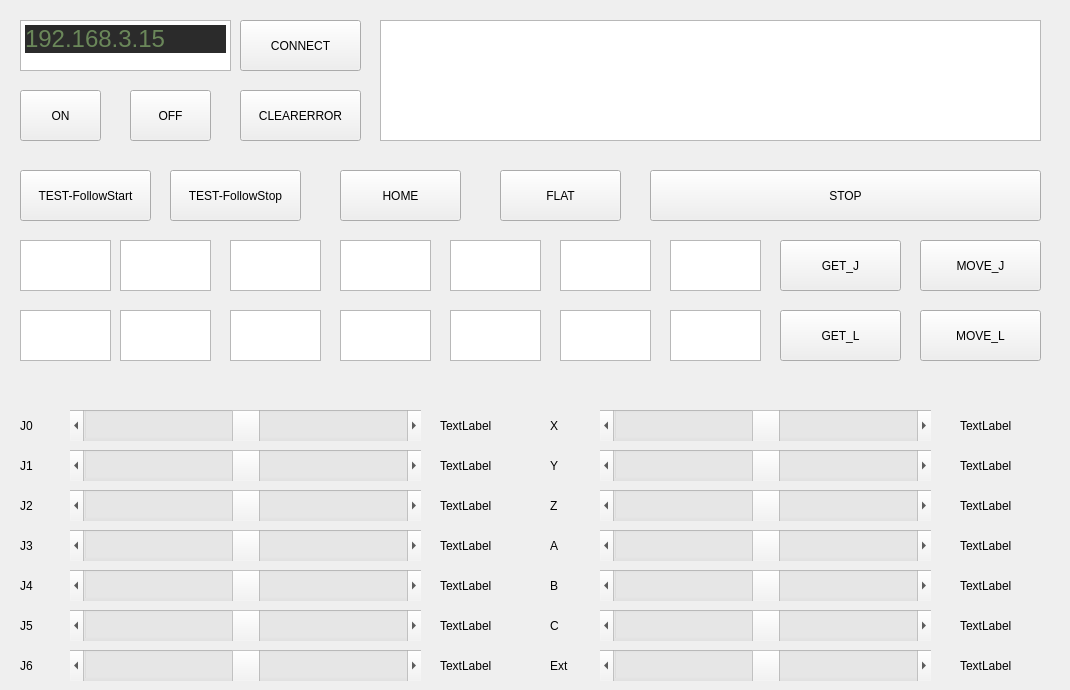
    <widget class="QWidget" name="tab">
     <attribute name="title">
      <string>Robot1</string>
     </attribute>
     <widget class="QLabel" name="label_J0_10">
      <property name="geometry">
       <rect>
        <x>20</x>
        <y>650</y>
        <width>41</width>
        <height>31</height>
       </rect>
      </property>
      <property name="text">
       <string>J6</string>
      </property>
     </widget>
     <widget class="QPushButton" name="pushButton_getJ">
      <property name="geometry">
       <rect>
        <x>780</x>
        <y>240</y>
        <width>121</width>
        <height>51</height>
       </rect>
      </property>
      <property name="text">
       <string>GET_J</string>
      </property>
     </widget>
     <widget class="QPushButton" name="pushButtonFollowStop">
      <property name="geometry">
       <rect>
        <x>170</x>
        <y>170</y>
        <width>131</width>
        <height>51</height>
       </rect>
      </property>
      <property name="text">
       <string>TEST-FollowStop</string>
      </property>
     </widget>
     <widget class="QTextEdit" name="txtTCPPosA">
      <property name="geometry">
       <rect>
        <x>340</x>
        <y>310</y>
        <width>91</width>
        <height>51</height>
       </rect>
      </property>
     </widget>
     <widget class="QTextEdit" name="txtTCPPosC">
      <property name="geometry">
       <rect>
        <x>560</x>
        <y>310</y>
        <width>91</width>
        <height>51</height>
       </rect>
      </property>
     </widget>
     <widget class="QLabel" name="label_J4">
      <property name="geometry">
       <rect>
        <x>440</x>
        <y>570</y>
        <width>101</width>
        <height>31</height>
       </rect>
      </property>
      <property name="text">
       <string>TextLabel</string>
      </property>
     </widget>
     <widget class="QLabel" name="label_C">
      <property name="geometry">
       <rect>
        <x>960</x>
        <y>610</y>
        <width>101</width>
        <height>31</height>
       </rect>
      </property>
      <property name="text">
       <string>TextLabel</string>
      </property>
     </widget>
     <widget class="QLabel" name="label_J0_3">
      <property name="geometry">
       <rect>
        <x>20</x>
        <y>450</y>
        <width>41</width>
        <height>31</height>
       </rect>
      </property>
      <property name="text">
       <string>J1</string>
      </property>
     </widget>
     <widget class="QPushButton" name="pushButton_moveL">
      <property name="geometry">
       <rect>
        <x>920</x>
        <y>310</y>
        <width>121</width>
        <height>51</height>
       </rect>
      </property>
      <property name="text">
       <string>MOVE_L</string>
      </property>
     </widget>
     <widget class="QLabel" name="label_J1">
      <property name="geometry">
       <rect>
        <x>440</x>
        <y>450</y>
        <width>101</width>
        <height>31</height>
       </rect>
      </property>
      <property name="text">
       <string>TextLabel</string>
      </property>
     </widget>
     <widget class="QLabel" name="label_A">
      <property name="geometry">
       <rect>
        <x>960</x>
        <y>530</y>
        <width>101</width>
        <height>31</height>
       </rect>
      </property>
      <property name="text">
       <string>TextLabel</string>
      </property>
     </widget>
     <widget class="QPushButton" name="pushButtonCLEARERROR">
      <property name="geometry">
       <rect>
        <x>240</x>
        <y>90</y>
        <width>121</width>
        <height>51</height>
       </rect>
      </property>
      <property name="text">
       <string>CLEARERROR</string>
      </property>
     </widget>
     <widget class="QTextEdit" name="txtTCPPosY">
      <property name="geometry">
       <rect>
        <x>120</x>
        <y>310</y>
        <width>91</width>
        <height>51</height>
       </rect>
      </property>
     </widget>
     <widget class="QPushButton" name="pushButton_moveJ">
      <property name="geometry">
       <rect>
        <x>920</x>
        <y>240</y>
        <width>121</width>
        <height>51</height>
       </rect>
      </property>
      <property name="text">
       <string>MOVE_J</string>
      </property>
     </widget>
     <widget class="QTextEdit" name="txtJointPos4">
      <property name="geometry">
       <rect>
        <x>450</x>
        <y>240</y>
        <width>91</width>
        <height>51</height>
       </rect>
      </property>
     </widget>
     <widget class="QLabel" name="label_J6">
      <property name="geometry">
       <rect>
        <x>440</x>
        <y>650</y>
        <width>101</width>
        <height>31</height>
       </rect>
      </property>
      <property name="text">
       <string>TextLabel</string>
      </property>
     </widget>
     <widget class="QTextEdit" name="txtJointPos1">
      <property name="geometry">
       <rect>
        <x>120</x>
        <y>240</y>
        <width>91</width>
        <height>51</height>
       </rect>
      </property>
     </widget>
     <widget class="QLabel" name="label_J0_4">
      <property name="geometry">
       <rect>
        <x>20</x>
        <y>490</y>
        <width>41</width>
        <height>31</height>
       </rect>
      </property>
      <property name="text">
       <string>J2</string>
      </property>
     </widget>
     <widget class="QTextEdit" name="txtTCPPosEXT">
      <property name="geometry">
       <rect>
        <x>670</x>
        <y>310</y>
        <width>91</width>
        <height>51</height>
       </rect>
      </property>
     </widget>
     <widget class="QTextEdit" name="textEdit">
      <property name="geometry">
       <rect>
        <x>20</x>
        <y>20</y>
        <width>211</width>
        <height>51</height>
       </rect>
      </property>
      <property name="html">
       <string>&lt;!DOCTYPE HTML PUBLIC &quot;-//W3C//DTD HTML 4.0//EN&quot; &quot;http://www.w3.org/TR/REC-html40/strict.dtd&quot;&gt;
&lt;html&gt;&lt;head&gt;&lt;meta name=&quot;qrichtext&quot; content=&quot;1&quot; /&gt;&lt;style type=&quot;text/css&quot;&gt;
p, li { white-space: pre-wrap; }
&lt;/style&gt;&lt;/head&gt;&lt;body style=&quot; font-family:'Ubuntu'; font-size:11pt; font-weight:400; font-style:normal;&quot;&gt;
&lt;p style=&quot; margin-top:12px; margin-bottom:12px; margin-left:0px; margin-right:0px; -qt-block-indent:0; text-indent:0px; background-color:#2b2b2b;&quot;&gt;&lt;span style=&quot; font-family:'JetBrains Mono,monospace'; font-size:18pt; color:#6a8759;&quot;&gt;192.168.3.15&lt;/span&gt;&lt;/p&gt;&lt;/body&gt;&lt;/html&gt;</string>
      </property>
     </widget>
     <widget class="QPushButton" name="pushButton_getL">
      <property name="geometry">
       <rect>
        <x>780</x>
        <y>310</y>
        <width>121</width>
        <height>51</height>
       </rect>
      </property>
      <property name="text">
       <string>GET_L</string>
      </property>
     </widget>
     <widget class="QPushButton" name="pushButtonON">
      <property name="geometry">
       <rect>
        <x>20</x>
        <y>90</y>
        <width>81</width>
        <height>51</height>
       </rect>
      </property>
      <property name="text">
       <string>ON</string>
      </property>
     </widget>
     <widget class="QLabel" name="label_J0_6">
      <property name="geometry">
       <rect>
        <x>550</x>
        <y>410</y>
        <width>41</width>
        <height>31</height>
       </rect>
      </property>
      <property name="text">
       <string>X</string>
      </property>
     </widget>
     <widget class="QScrollBar" name="horizontalScrollBarTestValueJ2">
      <property name="geometry">
       <rect>
        <x>70</x>
        <y>490</y>
        <width>351</width>
        <height>31</height>
       </rect>
      </property>
      <property name="minimum">
       <number>-180</number>
      </property>
      <property name="maximum">
       <number>180</number>
      </property>
      <property name="orientation">
       <enum>Qt::Horizontal</enum>
      </property>
     </widget>
     <widget class="QScrollBar" name="horizontalScrollBarTestValueJ4">
      <property name="geometry">
       <rect>
        <x>70</x>
        <y>570</y>
        <width>351</width>
        <height>31</height>
       </rect>
      </property>
      <property name="minimum">
       <number>-180</number>
      </property>
      <property name="maximum">
       <number>180</number>
      </property>
      <property name="orientation">
       <enum>Qt::Horizontal</enum>
      </property>
     </widget>
     <widget class="QLabel" name="label_Y">
      <property name="geometry">
       <rect>
        <x>960</x>
        <y>450</y>
        <width>101</width>
        <height>31</height>
       </rect>
      </property>
      <property name="text">
       <string>TextLabel</string>
      </property>
     </widget>
     <widget class="QLabel" name="label_J0_14">
      <property name="geometry">
       <rect>
        <x>550</x>
        <y>650</y>
        <width>41</width>
        <height>31</height>
       </rect>
      </property>
      <property name="text">
       <string>Ext</string>
      </property>
     </widget>
     <widget class="QScrollBar" name="horizontalScrollBarTestValueY">
      <property name="geometry">
       <rect>
        <x>600</x>
        <y>450</y>
        <width>331</width>
        <height>31</height>
       </rect>
      </property>
      <property name="minimum">
       <number>-180</number>
      </property>
      <property name="maximum">
       <number>180</number>
      </property>
      <property name="orientation">
       <enum>Qt::Horizontal</enum>
      </property>
     </widget>
     <widget class="QLabel" name="label_J0_8">
      <property name="geometry">
       <rect>
        <x>20</x>
        <y>570</y>
        <width>41</width>
        <height>31</height>
       </rect>
      </property>
      <property name="text">
       <string>J4</string>
      </property>
     </widget>
     <widget class="QPushButton" name="pushButtonFollowStart">
      <property name="geometry">
       <rect>
        <x>20</x>
        <y>170</y>
        <width>131</width>
        <height>51</height>
       </rect>
      </property>
      <property name="text">
       <string>TEST-FollowStart</string>
      </property>
     </widget>
     <widget class="QTextEdit" name="txtJointPos2">
      <property name="geometry">
       <rect>
        <x>230</x>
        <y>240</y>
        <width>91</width>
        <height>51</height>
       </rect>
      </property>
     </widget>
     <widget class="QLabel" name="label_J3">
      <property name="geometry">
       <rect>
        <x>440</x>
        <y>530</y>
        <width>101</width>
        <height>31</height>
       </rect>
      </property>
      <property name="text">
       <string>TextLabel</string>
      </property>
     </widget>
     <widget class="QTextEdit" name="txtJointPos6">
      <property name="geometry">
       <rect>
        <x>670</x>
        <y>240</y>
        <width>91</width>
        <height>51</height>
       </rect>
      </property>
     </widget>
     <widget class="QLabel" name="label_Ext">
      <property name="geometry">
       <rect>
        <x>960</x>
        <y>650</y>
        <width>101</width>
        <height>31</height>
       </rect>
      </property>
      <property name="text">
       <string>TextLabel</string>
      </property>
     </widget>
     <widget class="QLabel" name="label_J0_9">
      <property name="geometry">
       <rect>
        <x>20</x>
        <y>610</y>
        <width>41</width>
        <height>31</height>
       </rect>
      </property>
      <property name="text">
       <string>J5</string>
      </property>
     </widget>
     <widget class="QLabel" name="label_J0_12">
      <property name="geometry">
       <rect>
        <x>550</x>
        <y>530</y>
        <width>41</width>
        <height>31</height>
       </rect>
      </property>
      <property name="text">
       <string>A</string>
      </property>
     </widget>
     <widget class="QScrollBar" name="horizontalScrollBarTestValueJ0">
      <property name="geometry">
       <rect>
        <x>70</x>
        <y>410</y>
        <width>351</width>
        <height>31</height>
       </rect>
      </property>
      <property name="minimum">
       <number>-180</number>
      </property>
      <property name="maximum">
       <number>180</number>
      </property>
      <property name="orientation">
       <enum>Qt::Horizontal</enum>
      </property>
     </widget>
     <widget class="QLabel" name="label_B">
      <property name="geometry">
       <rect>
        <x>960</x>
        <y>570</y>
        <width>101</width>
        <height>31</height>
       </rect>
      </property>
      <property name="text">
       <string>TextLabel</string>
      </property>
     </widget>
     <widget class="QLabel" name="label_J0_2">
      <property name="geometry">
       <rect>
        <x>20</x>
        <y>410</y>
        <width>41</width>
        <height>31</height>
       </rect>
      </property>
      <property name="text">
       <string>J0</string>
      </property>
     </widget>
     <widget class="QScrollBar" name="horizontalScrollBarTestValueZ">
      <property name="geometry">
       <rect>
        <x>600</x>
        <y>490</y>
        <width>331</width>
        <height>31</height>
       </rect>
      </property>
      <property name="minimum">
       <number>-180</number>
      </property>
      <property name="maximum">
       <number>180</number>
      </property>
      <property name="orientation">
       <enum>Qt::Horizontal</enum>
      </property>
     </widget>
     <widget class="QPushButton" name="pushButtonCONNECT">
      <property name="geometry">
       <rect>
        <x>240</x>
        <y>20</y>
        <width>121</width>
        <height>51</height>
       </rect>
      </property>
      <property name="text">
       <string>CONNECT</string>
      </property>
     </widget>
     <widget class="QTextEdit" name="txtJointPos0">
      <property name="geometry">
       <rect>
        <x>20</x>
        <y>240</y>
        <width>91</width>
        <height>51</height>
       </rect>
      </property>
     </widget>
     <widget class="QPushButton" name="pushButtonRobotStop">
      <property name="geometry">
       <rect>
        <x>650</x>
        <y>170</y>
        <width>391</width>
        <height>51</height>
       </rect>
      </property>
      <property name="text">
       <string>STOP</string>
      </property>
     </widget>
     <widget class="QPushButton" name="pushButtonOFF">
      <property name="geometry">
       <rect>
        <x>130</x>
        <y>90</y>
        <width>81</width>
        <height>51</height>
       </rect>
      </property>
      <property name="text">
       <string>OFF</string>
      </property>
     </widget>
     <widget class="QScrollBar" name="horizontalScrollBarTestValueJ6">
      <property name="geometry">
       <rect>
        <x>70</x>
        <y>650</y>
        <width>351</width>
        <height>31</height>
       </rect>
      </property>
      <property name="minimum">
       <number>-180</number>
      </property>
      <property name="maximum">
       <number>180</number>
      </property>
      <property name="orientation">
       <enum>Qt::Horizontal</enum>
      </property>
     </widget>
     <widget class="QTextEdit" name="txtTCPPosB">
      <property name="geometry">
       <rect>
        <x>450</x>
        <y>310</y>
        <width>91</width>
        <height>51</height>
       </rect>
      </property>
     </widget>
     <widget class="QLabel" name="label_Z">
      <property name="geometry">
       <rect>
        <x>960</x>
        <y>490</y>
        <width>101</width>
        <height>31</height>
       </rect>
      </property>
      <property name="text">
       <string>TextLabel</string>
      </property>
     </widget>
     <widget class="QScrollBar" name="horizontalScrollBarTestValueExt">
      <property name="geometry">
       <rect>
        <x>600</x>
        <y>650</y>
        <width>331</width>
        <height>31</height>
       </rect>
      </property>
      <property name="minimum">
       <number>-180</number>
      </property>
      <property name="maximum">
       <number>180</number>
      </property>
      <property name="orientation">
       <enum>Qt::Horizontal</enum>
      </property>
     </widget>
     <widget class="QLabel" name="label_J0_13">
      <property name="geometry">
       <rect>
        <x>550</x>
        <y>610</y>
        <width>41</width>
        <height>31</height>
       </rect>
      </property>
      <property name="text">
       <string>C</string>
      </property>
     </widget>
     <widget class="QScrollBar" name="horizontalScrollBarTestValueJ3">
      <property name="geometry">
       <rect>
        <x>70</x>
        <y>530</y>
        <width>351</width>
        <height>31</height>
       </rect>
      </property>
      <property name="minimum">
       <number>-180</number>
      </property>
      <property name="maximum">
       <number>180</number>
      </property>
      <property name="orientation">
       <enum>Qt::Horizontal</enum>
      </property>
     </widget>
     <widget class="QLabel" name="label_J5">
      <property name="geometry">
       <rect>
        <x>440</x>
        <y>610</y>
        <width>101</width>
        <height>31</height>
       </rect>
      </property>
      <property name="text">
       <string>TextLabel</string>
      </property>
     </widget>
     <widget class="QLabel" name="label_J0_5">
      <property name="geometry">
       <rect>
        <x>20</x>
        <y>530</y>
        <width>41</width>
        <height>31</height>
       </rect>
      </property>
      <property name="text">
       <string>J3</string>
      </property>
     </widget>
     <widget class="QLabel" name="label_J2">
      <property name="geometry">
       <rect>
        <x>440</x>
        <y>490</y>
        <width>101</width>
        <height>31</height>
       </rect>
      </property>
      <property name="text">
       <string>TextLabel</string>
      </property>
     </widget>
     <widget class="QLabel" name="label_J0">
      <property name="geometry">
       <rect>
        <x>440</x>
        <y>410</y>
        <width>101</width>
        <height>31</height>
       </rect>
      </property>
      <property name="text">
       <string>TextLabel</string>
      </property>
     </widget>
     <widget class="QTextEdit" name="txtTCPPosX">
      <property name="geometry">
       <rect>
        <x>20</x>
        <y>310</y>
        <width>91</width>
        <height>51</height>
       </rect>
      </property>
     </widget>
     <widget class="QTextEdit" name="txtTCPPosZ">
      <property name="geometry">
       <rect>
        <x>230</x>
        <y>310</y>
        <width>91</width>
        <height>51</height>
       </rect>
      </property>
     </widget>
     <widget class="QScrollBar" name="horizontalScrollBarTestValueB">
      <property name="geometry">
       <rect>
        <x>600</x>
        <y>570</y>
        <width>331</width>
        <height>31</height>
       </rect>
      </property>
      <property name="minimum">
       <number>-180</number>
      </property>
      <property name="maximum">
       <number>180</number>
      </property>
      <property name="orientation">
       <enum>Qt::Horizontal</enum>
      </property>
     </widget>
     <widget class="QTextEdit" name="txtJointPos5">
      <property name="geometry">
       <rect>
        <x>560</x>
        <y>240</y>
        <width>91</width>
        <height>51</height>
       </rect>
      </property>
     </widget>
     <widget class="QScrollBar" name="horizontalScrollBarTestValueA">
      <property name="geometry">
       <rect>
        <x>600</x>
        <y>530</y>
        <width>331</width>
        <height>31</height>
       </rect>
      </property>
      <property name="minimum">
       <number>-180</number>
      </property>
      <property name="maximum">
       <number>180</number>
      </property>
      <property name="orientation">
       <enum>Qt::Horizontal</enum>
      </property>
     </widget>
     <widget class="QPushButton" name="pushButtonRobotGoHome">
      <property name="geometry">
       <rect>
        <x>340</x>
        <y>170</y>
        <width>121</width>
        <height>51</height>
       </rect>
      </property>
      <property name="text">
       <string>HOME</string>
      </property>
     </widget>
     <widget class="QLabel" name="label_J0_7">
      <property name="geometry">
       <rect>
        <x>550</x>
        <y>450</y>
        <width>41</width>
        <height>31</height>
       </rect>
      </property>
      <property name="text">
       <string>Y</string>
      </property>
     </widget>
     <widget class="QLabel" name="label_J0_15">
      <property name="geometry">
       <rect>
        <x>550</x>
        <y>570</y>
        <width>41</width>
        <height>31</height>
       </rect>
      </property>
      <property name="text">
       <string>B</string>
      </property>
     </widget>
     <widget class="QScrollBar" name="horizontalScrollBarTestValueC">
      <property name="geometry">
       <rect>
        <x>600</x>
        <y>610</y>
        <width>331</width>
        <height>31</height>
       </rect>
      </property>
      <property name="minimum">
       <number>-180</number>
      </property>
      <property name="maximum">
       <number>180</number>
      </property>
      <property name="orientation">
       <enum>Qt::Horizontal</enum>
      </property>
     </widget>
     <widget class="QLabel" name="label_X">
      <property name="geometry">
       <rect>
        <x>960</x>
        <y>410</y>
        <width>101</width>
        <height>31</height>
       </rect>
      </property>
      <property name="text">
       <string>TextLabel</string>
      </property>
     </widget>
     <widget class="QScrollBar" name="horizontalScrollBarTestValueJ1">
      <property name="geometry">
       <rect>
        <x>70</x>
        <y>450</y>
        <width>351</width>
        <height>31</height>
       </rect>
      </property>
      <property name="minimum">
       <number>-180</number>
      </property>
      <property name="maximum">
       <number>180</number>
      </property>
      <property name="orientation">
       <enum>Qt::Horizontal</enum>
      </property>
     </widget>
     <widget class="QPushButton" name="pushButtonRobotGoFlat">
      <property name="geometry">
       <rect>
        <x>500</x>
        <y>170</y>
        <width>121</width>
        <height>51</height>
       </rect>
      </property>
      <property name="text">
       <string>FLAT</string>
      </property>
     </widget>
     <widget class="QScrollBar" name="horizontalScrollBarTestValueJ5">
      <property name="geometry">
       <rect>
        <x>70</x>
        <y>610</y>
        <width>351</width>
        <height>31</height>
       </rect>
      </property>
      <property name="minimum">
       <number>-180</number>
      </property>
      <property name="maximum">
       <number>180</number>
      </property>
      <property name="orientation">
       <enum>Qt::Horizontal</enum>
      </property>
     </widget>
     <widget class="QTextEdit" name="txtJointPos3">
      <property name="geometry">
       <rect>
        <x>340</x>
        <y>240</y>
        <width>91</width>
        <height>51</height>
       </rect>
      </property>
     </widget>
     <widget class="QTextEdit" name="txtRobotPackage">
      <property name="geometry">
       <rect>
        <x>380</x>
        <y>20</y>
        <width>661</width>
        <height>121</height>
       </rect>
      </property>
     </widget>
     <widget class="QScrollBar" name="horizontalScrollBarTestValueX">
      <property name="geometry">
       <rect>
        <x>600</x>
        <y>410</y>
        <width>331</width>
        <height>31</height>
       </rect>
      </property>
      <property name="minimum">
       <number>-180</number>
      </property>
      <property name="maximum">
       <number>180</number>
      </property>
      <property name="orientation">
       <enum>Qt::Horizontal</enum>
      </property>
     </widget>
     <widget class="QLabel" name="label_J0_11">
      <property name="geometry">
       <rect>
        <x>550</x>
        <y>490</y>
        <width>41</width>
        <height>31</height>
       </rect>
      </property>
      <property name="text">
       <string>Z</string>
      </property>
     </widget>
    </widget>
